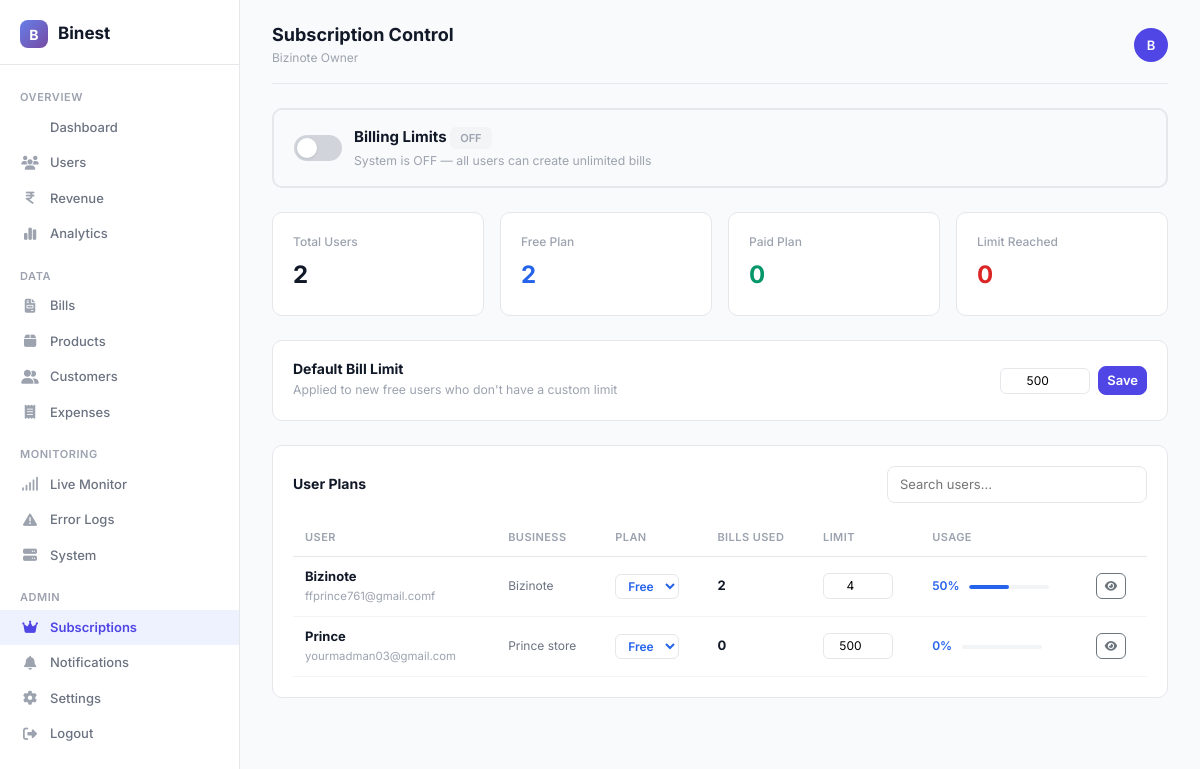
/owner/subscription_control.php (signed in), run on the app's committed database.
### tables this page shows
CREATE TABLE `users` (
  `id` int(11) NOT NULL AUTO_INCREMENT,
  `name` varchar(255) NOT NULL,
  `email` varchar(255) NOT NULL,
  `password` varchar(255) NOT NULL,
  `business_name` varchar(255) DEFAULT NULL,
  `mobile` varchar(20) DEFAULT NULL,
  `address` text DEFAULT NULL,
  `created_at` timestamp NOT NULL DEFAULT current_timestamp(),
  `updated_at` timestamp NOT NULL DEFAULT current_timestamp() ON UPDATE current_timestamp(),
  `is_blocked` tinyint(1) DEFAULT 0,
  PRIMARY KEY (`id`),
  UNIQUE KEY `email` (`email`)
);

### owner/config/functions.php (called while the page is built, shortened)
<?php
function e($string) {
    return htmlspecialchars((string)($string ?? ''), ENT_QUOTES, 'UTF-8');
}
?>

### owner/subscription_control.php (the view, shortened to what this page needs)
<?php
require_once 'config/db.php';
require_once 'config/functions.php';
try {
    $pdo->exec("CREATE TABLE IF NOT EXISTS user_plans (
        id INT PRIMARY KEY AUTO_INCREMENT,
        user_id INT NOT NULL UNIQUE,
        plan_type ENUM('free','paid') DEFAULT 'free',
        bill_limit INT DEFAULT 500,
        created_at TIMESTAMP DEFAULT CURRENT_TIMESTAMP,
        updated_at TIMESTAMP DEFAULT CURRENT_TIMESTAMP ON UPDATE CURRENT_TIMESTAMP,
        FOREIGN KEY (user_id) REFERENCES users(id) ON DELETE CASCADE
    )");
    $pdo->exec("INSERT IGNORE INTO app_settings (setting_key, setting_value) VALUES
        ('billing_limit_enabled', '0'),
        ('default_bill_limit', '500')
    ");
    $masterEnabled = $pdo->query("SELECT setting_value FROM app_settings WHERE setting_key = 'billing_limit_enabled'")->fetch()['setting_value'] ?? '0';
    $defaultLimit = $pdo->query("SELECT setting_value FROM app_settings WHERE setting_key = 'default_bill_limit'")->fetch()['setting_value'] ?? '500';
    $users = $pdo->query("
        SELECT u.id, u.name, u.email, u.business_name, u.created_at, u.is_blocked,
            COUNT(DISTINCT b.id) as bill_count,
            COALESCE(up.plan_type, 'free') as plan_type,
            COALESCE(up.bill_limit, $defaultLimit) as bill_limit
        FROM users u
        LEFT JOIN bills b ON u.id = b.user_id
        LEFT JOIN user_plans up ON u.id = up.user_id
        GROUP BY u.id
        ORDER BY bill_count DESC
    ")->fetchAll();
    $totalUsers = count($users);
    $freeUsers = count(array_filter($users, fn($u) => $u['plan_type'] === 'free'));
    $paidUsers = $totalUsers - $freeUsers;
    $limitReached = count(array_filter($users, fn($u) => $u['plan_type'] === 'free' && $u['bill_count'] >= $u['bill_limit']));
} catch (PDOException $e) {
    error_log("Subscription control error: " . $e->getMessage());
    $users = [];
    $masterEnabled = '0';
    $defaultLimit = '500';
    $totalUsers = $freeUsers = $paidUsers = $limitReached = 0;
}
include 'includes/header.php';
?>
<div class="master-switch <?= $masterEnabled === '1' ? 'on' : 'off' ?> mb-4" id="masterSwitch">
    <div class="toggle <?= $masterEnabled === '1' ? 'active' : '' ?>" id="masterToggle" onclick="toggleMaster()"></div>
    <div>
        <div style="font-weight:700;font-size:15px">
            Billing Limits
            <span class="sb <?= $masterEnabled === '1' ? 'sb-paid' : '' ?>" style="<?= $masterEnabled === '1' ? '' : 'background:#F3F4F6;color:var(--text-muted)' ?>" id="masterLabel">
                <?= $masterEnabled === '1' ? 'ON' : 'OFF' ?>
            </span>
        </div>
        <small style="color:var(--text-muted)" id="masterDesc">
            <?= $masterEnabled === '1' ? 'System is enforcing bill limits for free users' : 'System is OFF — all users can create unlimited bills' ?>
        </small>
    </div>
</div>
<div class="row g-3 mb-4">
    <div class="col-md-3 col-6"><div class="stat-card"><div class="stat-label">Total Users</div><div class="stat-value"><?= $totalUsers ?></div></div></div>
    <div class="col-md-3 col-6"><div class="stat-card"><div class="stat-label">Free Plan</div><div class="stat-value" style="color:var(--blue)"><?= $freeUsers ?></div></div></div>
    <div class="col-md-3 col-6"><div class="stat-card"><div class="stat-label">Paid Plan</div><div class="stat-value" style="color:var(--green)"><?= $paidUsers ?></div></div></div>
    <div class="col-md-3 col-6"><div class="stat-card"><div class="stat-label">Limit Reached</div><div class="stat-value" style="color:var(--red)"><?= $limitReached ?></div></div></div>
</div>
<div class="table-container mb-4">
    <div class="d-flex justify-content-between align-items-center">
        <div>
            <h6 style="font-weight:700;font-size:14px;margin:0">Default Bill Limit</h6>
            <small style="color:var(--text-muted)">Applied to new free users who don't have a custom limit</small>
        </div>
        <div class="d-flex align-items-center gap-2">
            <input type="number" id="defaultLimit" value="<?= e($defaultLimit) ?>" min="1" class="limit-input" style="width:90px">
            <button class="btn btn-sm btn-primary" style="border-radius:8px" onclick="updateDefaultLimit()">Save</button>
        </div>
    </div>
</div>
<div class="table-container">
    <div class="d-flex justify-content-between align-items-center mb-3">
        <h6 style="font-weight:700;font-size:14px;margin:0">User Plans</h6>
        <input type="text" class="search-input" id="searchInput" placeholder="Search users...">
    </div>
    <div class="table-responsive">
        <table class="table table-hover mb-0" id="plansTable">
            <thead><tr><th>User</th><th>Business</th><th>Plan</th><th>Bills Used</th><th>Limit</th><th>Usage</th><th></th></tr></thead>
            <tbody>
                <?php foreach ($users as $u):
                    $pct = $u['bill_limit'] > 0 ? min(100, round(($u['bill_count'] / $u['bill_limit']) * 100)) : 0;
                    $barColor = $u['plan_type'] === 'paid' ? 'var(--green)' : ($pct >= 100 ? 'var(--red)' : ($pct >= 80 ? 'var(--amber)' : 'var(--blue)'));
                ?>
                    <tr class="user-row" data-id="<?= $u['id'] ?>">
                        <td>
                            <strong><?= e($u['name']) ?></strong>
                            <br><small style="color:var(--text-muted)"><?= e($u['email']) ?></small>
                        </td>
                        <td style="font-size:12px;color:var(--text-secondary)"><?= e($u['business_name'] ?: '-') ?></td>
                        <td>
                            <select class="plan-select" onchange="updatePlan(<?= $u['id'] ?>, this.value, document.getElementById('limit-<?= $u['id'] ?>').value)"
                                style="color:<?= $u['plan_type'] === 'paid' ? 'var(--green)' : 'var(--blue)' ?>">
                                <option value="free" <?= $u['plan_type'] === 'free' ? 'selected' : '' ?>>Free</option>
                            </select>
                        </td>
                        <td>
                            <strong><?= number_format($u['bill_count']) ?></strong>
                        </td>
                        <td>
                            <input type="number" id="limit-<?= $u['id'] ?>" value="<?= $u['bill_limit'] ?>" min="1" class="limit-input"
                                onchange="updatePlan(<?= $u['id'] ?>, this.closest('tr').querySelector('.plan-select').value, this.value)"
                                <?= $u['plan_type'] === 'paid' ? 'disabled style="opacity:.4"' : '' ?>>
                        </td>
                        <td>
                            <?php if ($u['plan_type'] === 'paid'): ?>
                                <span class="sb sb-paid">Unlimited</span>
                            <?php else: ?>
                                <span style="font-size:12px;font-weight:600;color:<?= $barColor ?>"><?= $pct ?>%</span>
                                <div class="progress-bar-mini">
                                    <div class="progress-fill" style="width:<?= $pct ?>%;background:<?= $barColor ?>"></div>
                                </div>
                            <?php endif; ?>
                        </td>
                        <td>
                            <a href="user_detail.php?id=<?= $u['id'] ?>" class="btn btn-sm btn-outline-secondary" style="border-radius:6px;font-size:11px"><i class="fas fa-eye"></i></a>
                        </td>
                    </tr>
                <?php endforeach; ?>
            </tbody>
        </table>
    </div>
</div>
<?php include 'includes/footer.php'; ?>

### owner/includes/header.php (style rules this page uses)
:root { --primary: #4F46E5; --primary-light: #EEF2FF; --text-primary: #111827; --text-secondary: #6B7280; --text-muted: #9CA3AF; --border: #E5E7EB; --bg: #F9FAFB; --card-bg: #FFFFFF; --green: #059669; --green-light: #ECFDF5; --red: #DC2626; --red-light: #FEF2F2; --amber: #D97706; --amber-light: #FFFBEB; --blue: #2563EB; --blue-light: #EFF6FF; --sidebar-w: 240px; }
* { box-sizing: border-box; }
body { font-family: 'Inter', -apple-system, BlinkMacSystemFont, sans-serif; background: var(--bg); color: var(--text-primary); font-size: 14px; line-height: 1.5; }
.stat-card, .card-clean { background: var(--card-bg); border: 1px solid var(--border); border-radius: 10px; padding: 20px; }
.stat-value { font-size: 24px; font-weight: 700; color: var(--text-primary); margin-bottom: 2px; }
.stat-label { color: var(--text-muted); font-size: 12px; font-weight: 500; margin-bottom: 6px; }
.table-container { background: var(--card-bg); border: 1px solid var(--border); border-radius: 10px; padding: 20px; }
.table th { font-size: 11px; font-weight: 600; text-transform: uppercase; letter-spacing: 0.04em; color: var(--text-muted); border-bottom: 1px solid var(--border); padding: 10px 12px; white-space: nowrap; }
.table td { font-size: 13px; color: var(--text-primary); padding: 10px 12px; vertical-align: middle; border-bottom: 1px solid #F3F4F6; }
.btn-primary { background: var(--primary); border-color: var(--primary); font-weight: 600; font-size: 13px; border-radius: 8px; }
.search-input { background: var(--card-bg); border: 1px solid var(--border); border-radius: 8px; padding: 8px 12px; font-size: 13px; outline: none; width: 260px; transition: border .15s; }

### owner/subscription_control.php (style rules this page uses)
.sb { display:inline-block;padding:3px 10px;border-radius:6px;font-size:11px;font-weight:600 }
.master-switch { display:flex;align-items:center;gap:12px;padding:16px 20px;border-radius:10px;border:2px solid var(--border) }
.master-switch.off { border-color:var(--border);background:#F9FAFB }
.toggle { position:relative;width:48px;height:26px;background:#D1D5DB;border-radius:13px;cursor:pointer;transition:all .3s }
.toggle::after { content:'';position:absolute;top:3px;left:3px;width:20px;height:20px;background:#fff;border-radius:50%;transition:all .3s;box-shadow:0 1px 3px rgba(0,0,0,.1) }
.plan-select { padding:3px 8px;border-radius:6px;border:1px solid var(--border);font-size:12px;font-weight:600;cursor:pointer;background:#fff }
.limit-input { width:70px;padding:3px 6px;border-radius:6px;border:1px solid var(--border);font-size:12px;text-align:center }
.progress-bar-mini { height:4px;border-radius:2px;background:#F3F4F6;overflow:hidden;width:80px;display:inline-block;vertical-align:middle;margin-left:6px }
.progress-fill { height:100%;border-radius:2px;transition:width .3s }

### data on the page
users: name "Bizinote", email "ffprince761@gmail.comf", business_name "Bizinote", id "Free", bill_count "2", id "4", pct "50"
users: name "Prince", email "yourmadman03@gmail.com", business_name "Prince store", id "Free", bill_count "0", bill_limit "500", pct "0"

### other printed values
$pageTitle "Subscription Control"
$_SESSION['owner_name'] "Bizinote Owner"
substr($_SESSION['owner_name'] ?? 'O', 0, 1) "B"
$totalUsers "2"
$freeUsers "2"
$paidUsers "0"
$limitReached "0"
